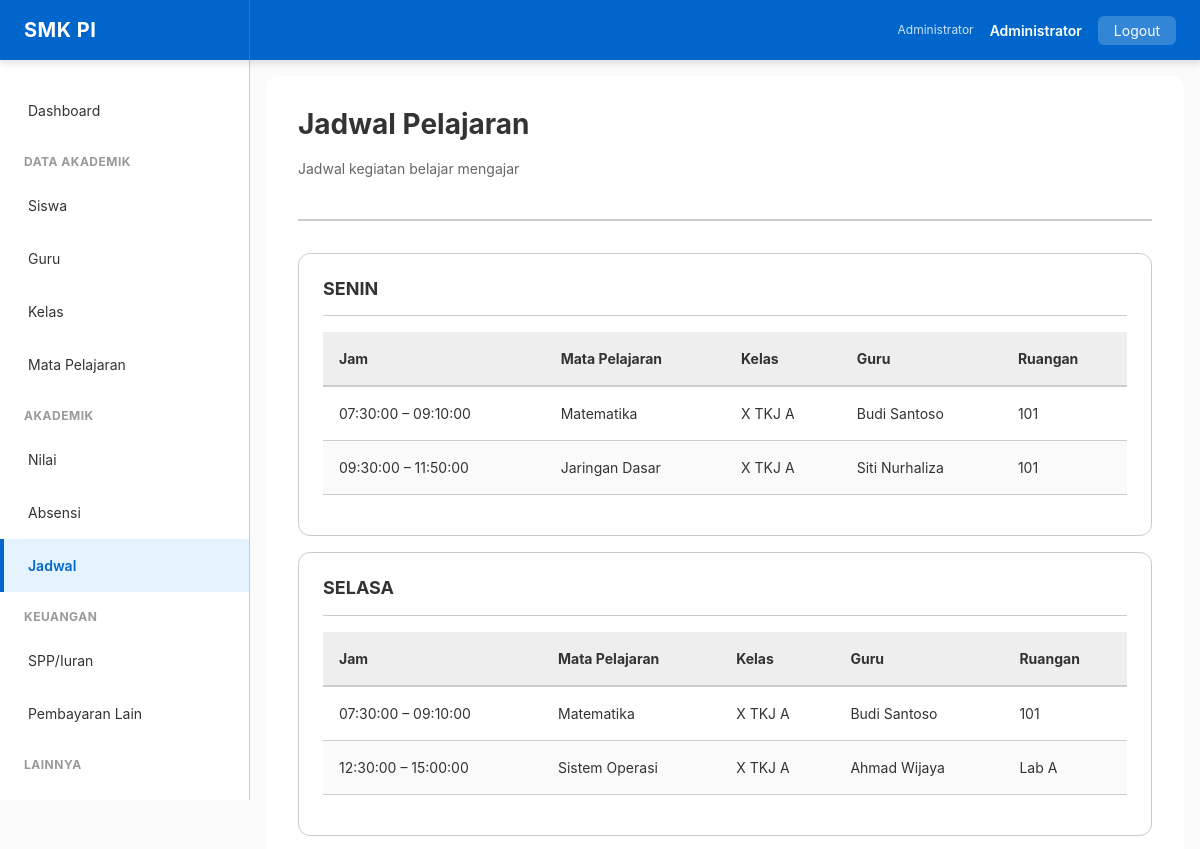
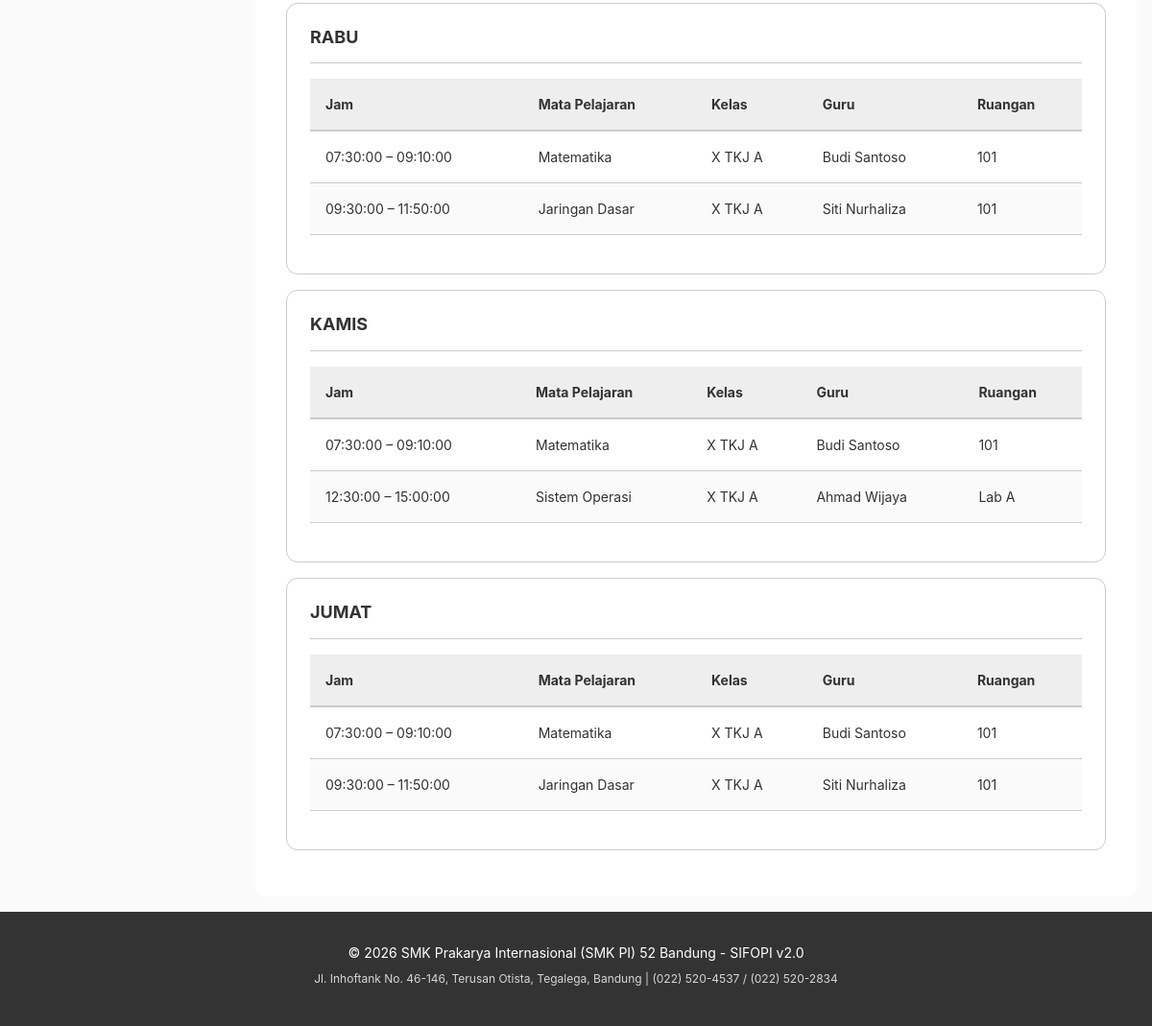
The page /jadwal (signed in) on the database its author committed (2 pictures, top to bottom).
### tables this page shows
CREATE TABLE jadwal (
    id INT PRIMARY KEY AUTO_INCREMENT,
    pelajaran_kelas_id INT NOT NULL,
    hari ENUM('SENIN', 'SELASA', 'RABU', 'KAMIS', 'JUMAT', 'SABTU') NOT NULL,
    jam_mulai TIME NOT NULL,
    jam_selesai TIME NOT NULL,
    created_at DATETIME DEFAULT CURRENT_TIMESTAMP,
    updated_at DATETIME DEFAULT CURRENT_TIMESTAMP ON UPDATE CURRENT_TIMESTAMP,
    FOREIGN KEY (pelajaran_kelas_id) REFERENCES pelajaran_kelas(id),
    INDEX idx_hari (hari),
    INDEX idx_pelajaran_kelas (pelajaran_kelas_id)
);

CREATE TABLE mapel (
    id INT PRIMARY KEY AUTO_INCREMENT,
    kode_mapel VARCHAR(20) UNIQUE,
    mata_pelajaran VARCHAR(100) NOT NULL,
    kategori_pelajaran VARCHAR(50),
    jam_pembelajaran INT,
    kurikulum VARCHAR(100),
    is_active BOOLEAN DEFAULT true,
    created_at DATETIME DEFAULT CURRENT_TIMESTAMP,
    updated_at DATETIME DEFAULT CURRENT_TIMESTAMP ON UPDATE CURRENT_TIMESTAMP,
    INDEX idx_nama (mata_pelajaran),
    INDEX idx_kategori (kategori_pelajaran),
    INDEX idx_active (is_active)
);

CREATE TABLE kelas (
    id INT PRIMARY KEY AUTO_INCREMENT,
    nama_kelas VARCHAR(50) NOT NULL,
    no_ruangan VARCHAR(10),
    id_guru_wali INT,
    tahun_ajaran_id INT NOT NULL,
    kurikulum VARCHAR(100),
    capacity INT DEFAULT 40,
    is_active BOOLEAN DEFAULT true,
    created_at DATETIME DEFAULT CURRENT_TIMESTAMP,
    updated_at DATETIME DEFAULT CURRENT_TIMESTAMP ON UPDATE CURRENT_TIMESTAMP,
    FOREIGN KEY (id_guru_wali) REFERENCES guru(id),
    FOREIGN KEY (tahun_ajaran_id) REFERENCES tahun_ajaran(id),
    UNIQUE KEY unique_class (nama_kelas, tahun_ajaran_id),
    INDEX idx_guru_wali (id_guru_wali),
    INDEX idx_active (is_active)
);

CREATE TABLE guru (
    id INT PRIMARY KEY AUTO_INCREMENT,
    user_id INT NOT NULL UNIQUE,
    nip VARCHAR(20) UNIQUE,
    nama VARCHAR(100) NOT NULL,
    tgl_lahir DATE,
    jenis_kelamin ENUM('LAKI-LAKI', 'PEREMPUAN'),
    agama VARCHAR(20),
    alamat TEXT,
    no_telepon VARCHAR(20),
    email VARCHAR(100) UNIQUE,
    photo VARCHAR(255),
    tgl_masuk DATE,
    status ENUM('AKTIF', 'CUTI', 'RESIGN') DEFAULT 'AKTIF',
    golongan_darah VARCHAR(3),
    is_active BOOLEAN DEFAULT true,
    created_at DATETIME DEFAULT CURRENT_TIMESTAMP,
    updated_at DATETIME DEFAULT CURRENT_TIMESTAMP ON UPDATE CURRENT_TIMESTAMP,
    FOREIGN KEY (user_id) REFERENCES user(id) ON DELETE CASCADE,
    UNIQUE KEY unique_nip (nip),
    INDEX idx_nama (nama),
    INDEX idx_active (is_active)
);

CREATE TABLE pelajaran_kelas (
    id INT PRIMARY KEY AUTO_INCREMENT,
    kelas_id INT NOT NULL,
    mapel_id INT NOT NULL,
    guru_id INT NOT NULL,
    tahun_ajaran_id INT NOT NULL,
    jam_mulai TIME,
    jam_selesai TIME,
    ruangan VARCHAR(10),
    is_active BOOLEAN DEFAULT true,
    created_at DATETIME DEFAULT CURRENT_TIMESTAMP,
    updated_at DATETIME DEFAULT CURRENT_TIMESTAMP ON UPDATE CURRENT_TIMESTAMP,
    FOREIGN KEY (kelas_id) REFERENCES kelas(id),
    FOREIGN KEY (mapel_id) REFERENCES mapel(id),
    FOREIGN KEY (guru_id) REFERENCES guru(id),
    FOREIGN KEY (tahun_ajaran_id) REFERENCES tahun_ajaran(id),
    UNIQUE KEY unique_assignment (kelas_id, mapel_id, tahun_ajaran_id),
    INDEX idx_guru (guru_id),
    INDEX idx_kelas (kelas_id)
);

### public/index.php (called while the page is built, shortened)
<?php
$configPath = dirname(__DIR__) . '/config';
require_once $configPath . '/database.php';
require_once $configPath . '/helpers.php';
class Router {
    private function render(string $viewPath, array $vars = []): void {
        extract($vars);
        $contentFile = dirname(__DIR__) . '/views/' . $viewPath . '.php';
        include $contentFile;
        include dirname(__DIR__) . '/views/layout/base.php';
    }
    private function db(): Database { return Database::getInstance(); }
    private function jadwalList(): void {
        $result = $this->db()->query(
            "SELECT j.*, pk.ruangan, m.mata_pelajaran, k.nama_kelas, g.nama as nama_guru
             FROM jadwal j
             JOIN pelajaran_kelas pk ON pk.id = j.pelajaran_kelas_id
             JOIN mapel m ON m.id = pk.mapel_id
             JOIN kelas k ON k.id = pk.kelas_id
             JOIN guru g ON g.id = pk.guru_id
             ORDER BY FIELD(j.hari,'SENIN','SELASA','RABU','KAMIS','JUMAT','SABTU'), j.jam_mulai"
        )->fetchAll();
        $this->render('jadwal/list', compact('result'));
    }
}
(new Router())->route();

### config/database.php (called while the page is built, shortened)
<?php
class Database {
    private static $instance = null;
    private $pdo;
    public static function getInstance(): self {
        if (self::$instance === null) {
            self::$instance = new self();
        }
        return self::$instance;
    }
    private function connect(): void {
        try {
            $host = $_ENV['DB_HOST'] ?? 'localhost';
            $port = $_ENV['DB_PORT'] ?? 3306;
            $dbname = $_ENV['DB_NAME'] ?? 'atol_akademik_smk_pi';
            $user = $_ENV['DB_USER'] ?? 'root';
            $password = $_ENV['DB_PASSWORD'] ?? '';
            $dsn = "mysql:host={$host};port={$port};dbname={$dbname};charset=utf8mb4";
            $this->pdo = new PDO(
                $dsn,
                $user,
                $password,
                [
                    PDO::ATTR_ERRMODE => PDO::ERRMODE_EXCEPTION,
                    PDO::ATTR_DEFAULT_FETCH_MODE => PDO::FETCH_ASSOC,
                    PDO::ATTR_EMULATE_PREPARES => false,
                ]
            );
        } catch (PDOException $e) {
            die('Database connection failed: ' . htmlspecialchars($e->getMessage()));
        }
    }
    public function query(string $sql, array $params = []): PDOStatement {
        try {
            $stmt = $this->pdo->prepare($sql);
            $stmt->execute($params);
            return $stmt;
        } catch (PDOException $e) {
            $this->lastError = $e->getMessage();
            if ($_ENV['APP_DEBUG'] ?? false) {
                error_log('SQL Error: ' . $e->getMessage() . "\nSQL: " . $sql);
            }
            throw new Exception('Database query failed. Please try again.');
        }
    }
}

### config/helpers.php (called while the page is built, shortened)
<?php
if (function_exists('safe')) {
    return;
}
function safe(mixed $value): string {
    return htmlspecialchars((string)$value, ENT_QUOTES, 'UTF-8');
}

### views/jadwal/list.php (the view, shortened to what this page needs)
<?php $pageTitle = 'Jadwal Pelajaran'; $activePage = 'jadwal';
$hariList = ['SENIN','SELASA','RABU','KAMIS','JUMAT','SABTU'];
$byHari = [];
foreach ($result as $j) $byHari[$j['hari']][] = $j;
?>
<div class="page-header">
    <h1 class="page-title">Jadwal Pelajaran</h1>
    <p class="page-subtitle">Jadwal kegiatan belajar mengajar</p>
</div>
<?php if (!empty($byHari)): ?>
    <?php foreach ($hariList as $hari): if (empty($byHari[$hari])) continue; ?>
        <div class="card" style="margin-bottom:16px;">
            <div class="card-header"><h3 class="card-title"><?= $hari ?></h3></div>
            <div class="card-body" style="padding:0;">
                <table class="table" style="margin:0;">
                    <thead>
                        <tr><th>Jam</th><th>Mata Pelajaran</th><th>Kelas</th><th>Guru</th><th>Ruangan</th></tr>
                    </thead>
                    <tbody>
                        <?php foreach ($byHari[$hari] as $j): ?>
                            <tr>
                                <td><?= safe($j['jam_mulai']) ?> – <?= safe($j['jam_selesai']) ?></td>
                                <td><?= safe($j['mata_pelajaran'] ?? '-') ?></td>
                                <td><?= safe($j['nama_kelas'] ?? '-') ?></td>
                                <td><?= safe($j['nama_guru'] ?? '-') ?></td>
                                <td><?= safe($j['ruangan'] ?? '-') ?></td>
                            </tr>
                        <?php endforeach; ?>
                    </tbody>
                </table>
            </div>
        </div>
    <?php endforeach; ?>
<?php endif; ?>

### public/assets/css/variables.css (style rules this page uses)
:root { --color-primary: #0066CC; --color-primary-dark: #0052A3; --color-primary-light: #E5F2FF; --color-secondary: #FF6B35; --color-secondary-dark: #E55A28; --color-secondary-light: #FFE5D5; --color-success: #00AA44; --color-success-dark: #008833; --color-success-light: #E5F5EB; --color-warning: #FFAA00; --color-warning-dark: #CC8800; --color-warning-light: #FFF5E5; --color-error: #CC0000; --color-error-dark: #AA0000; --color-error-light: #FFE5E5; --color-info: #0066CC; --color-info-light: #E5F2FF; --color-dark-text: #333333; --color-light-bg: #EEEEEE; --color-border: #CCCCCC; --color-white: #FFFFFF; --color-black: #000000; --color-gray-50: #FAFAFA; --color-gray-100: #F5F5F5; --color-gray-200: #EEEEEE; --color-gray-300: #DDDDDD; --color-gray-400: #CCCCCC; --color-gray-500: #999999; --color-gray-600: #666666; --color-gray-700: #444444; --color-gray-800: #333333; --color-gray-900: #1A1A1A; --font-family: -apple-system, BlinkMacSystemFont, 'Segoe UI', 'Roboto', 'Oxygen', 'Ubuntu', 'Cantarell', sans-serif; --font-mono: 'Courier New', 'Courier', monospace; --font-size-base: 16px; --font-size-xs: 12px; --font-size-sm: 14px; --font-size-lg: 18px; --font-size-xl: 20px; --font-size-2xl: 24px; --font-size-3xl: 28px; --font-size-4xl: 32px; --font-weight-light: 300; --font-weight-normal: 400; --font-weight-medium: 500; --font-weight-semibold: 600; --font-weight-bold: 700; --line-height-tight: 1.2; --line-height-normal: 1.5; --line-height-relaxed: 1.75; --spacing-xs: 4px; --spacing-sm: 8px; --spacing-md: 16px; --spacing-lg: 24px; --spacing-xl: 32px; --spacing-2xl: 40px; --spacing-3xl: 48px; --radius-sm: 4px; --radius-md: 6px; --radius-lg: 12px; --radius-xl: 16px; --radius-full: 9999px; --shadow-sm: 0 1px 2px rgba(0, 0, 0, 0.05); --shadow-md: 0 4px 6px rgba(0, 0, 0, 0.1); --shadow-lg: 0 10px 20px rgba(0, 0, 0, 0.15); --shadow-xl: 0 20px 40px rgba(0, 0, 0, 0.2); --transition-fast: 150ms ease-in-out; --transition-normal: 300ms ease-in-out; --transition-slow: 500ms ease-in-out; --z-dropdown: 1000; --z-modal: 2000; --z-tooltip: 3000; --breakpoint-sm: 640px; --breakpoint-md: 1024px; --breakpoint-lg: 1280px; --navbar-height: 60px; --sidebar-width: 250px; --max-container-width: 1400px; }
@media (prefers-color-scheme: light) { :root { --bg-primary: #FFFFFF; --bg-secondary: #F5F5F5; --text-primary: #333333; --text-secondary: #666666; } }

### public/assets/css/layout.css (style rules this page uses)
.page-header { margin-bottom: var(--spacing-xl); border-bottom: 2px solid var(--color-border); padding-bottom: var(--spacing-lg); }
.page-title { font-size: var(--font-size-3xl); margin-bottom: var(--spacing-md); }
.page-subtitle { color: var(--color-gray-600); font-size: var(--font-size-sm); }

### public/assets/css/components.css (style rules this page uses)
.table { width: 100%; border-collapse: collapse; margin-bottom: var(--spacing-lg); }
.table thead { background: var(--color-light-bg); }
.table th { padding: var(--spacing-md); text-align: left; font-weight: var(--font-weight-bold); border-bottom: 2px solid var(--color-border); font-size: var(--font-size-sm); }
.table td { padding: var(--spacing-md); border-bottom: 1px solid var(--color-border); font-size: var(--font-size-sm); }
.table tbody tr:nth-child(even) { background: #FAFAFA; }
.card { background: white; border-radius: var(--radius-lg); border: 1px solid var(--color-border); padding: var(--spacing-lg); margin-bottom: var(--spacing-lg); transition: box-shadow var(--transition-fast); }
.card-header { border-bottom: 1px solid var(--color-border); padding-bottom: var(--spacing-md); margin-bottom: var(--spacing-md); }
.card-title { font-size: var(--font-size-lg); font-weight: var(--font-weight-bold); margin: 0; }
.card-body { margin-bottom: var(--spacing-md); }

### rows shown on the page
jadwal: jam_mulai "07:30:00", jam_selesai "09:10:00", mapel.mata_pelajaran "Matematika", kelas.nama_kelas "X TKJ A", guru.nama "Budi Santoso", pelajaran_kelas.ruangan "101"
jadwal: jam_mulai "09:30:00", jam_selesai "11:50:00", mapel.mata_pelajaran "Jaringan Dasar", kelas.nama_kelas "X TKJ A", guru.nama "Siti Nurhaliza", pelajaran_kelas.ruangan "101"
jadwal: jam_mulai "07:30:00", jam_selesai "09:10:00", mapel.mata_pelajaran "Matematika", kelas.nama_kelas "X TKJ A", guru.nama "Budi Santoso", pelajaran_kelas.ruangan "101"
jadwal: jam_mulai "12:30:00", jam_selesai "15:00:00", mapel.mata_pelajaran "Sistem Operasi", kelas.nama_kelas "X TKJ A", guru.nama "Ahmad Wijaya", pelajaran_kelas.ruangan "Lab A"
jadwal: jam_mulai "07:30:00", jam_selesai "09:10:00", mapel.mata_pelajaran "Matematika", kelas.nama_kelas "X TKJ A", guru.nama "Budi Santoso", pelajaran_kelas.ruangan "101"
jadwal: jam_mulai "09:30:00", jam_selesai "11:50:00", mapel.mata_pelajaran "Jaringan Dasar", kelas.nama_kelas "X TKJ A", guru.nama "Siti Nurhaliza", pelajaran_kelas.ruangan "101"
jadwal: jam_mulai "07:30:00", jam_selesai "09:10:00", mapel.mata_pelajaran "Matematika", kelas.nama_kelas "X TKJ A", guru.nama "Budi Santoso", pelajaran_kelas.ruangan "101"
jadwal: jam_mulai "12:30:00", jam_selesai "15:00:00", mapel.mata_pelajaran "Sistem Operasi", kelas.nama_kelas "X TKJ A", guru.nama "Ahmad Wijaya", pelajaran_kelas.ruangan "Lab A"
jadwal: jam_mulai "07:30:00", jam_selesai "09:10:00", mapel.mata_pelajaran "Matematika", kelas.nama_kelas "X TKJ A", guru.nama "Budi Santoso", pelajaran_kelas.ruangan "101"
jadwal: jam_mulai "09:30:00", jam_selesai "11:50:00", mapel.mata_pelajaran "Jaringan Dasar", kelas.nama_kelas "X TKJ A", guru.nama "Siti Nurhaliza", pelajaran_kelas.ruangan "101"

### other values the page prints
safe($_SESSION['user']['fullname']) "Administrator"
$hari "SENIN"
$hari "SELASA"
$hari "RABU"
$hari "KAMIS"
$hari "JUMAT"
safe(SCHOOL_NAME) "SMK Prakarya Internasional (SMK PI) 52 Bandung"
safe(SCHOOL_ADDRESS) "Jl. Inhoftank No. 46-146, Terusan Otista, Tegalega, Bandung"
safe(SCHOOL_PHONE) "(022) 520-4537 / (022) 520-2834"
